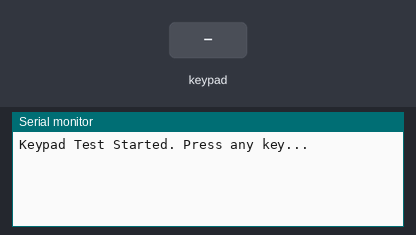
Recording of a sketch running on a simulated Arduino Uno, built with avr-gcc and run on an emulated ATmega328P. Shown: the last lines printed to the serial monitor. The inputs (shaded band) are chosen by the test bench.

Above: at 1.2 s.
1.3 s: key '7' pressed
At 1.8 s:
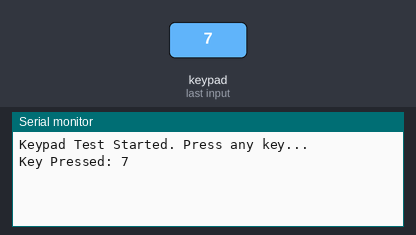
2.8 s: keypad keys 9 8 7 6 * pressed 0.4 s apart
At 5.4 s:
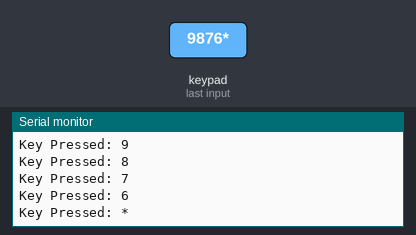
6.3 s: key '/' pressed
At 7.0 s:
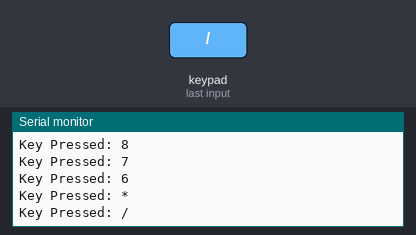
7.8 s: keypad keys 9 8 7 6 = pressed 0.4 s apart
At 10.6 s:
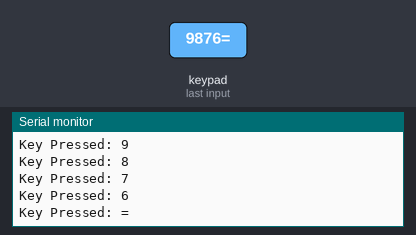
11.3 s: key 'O' pressed
At 11.9 s:
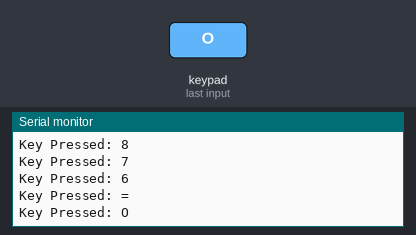
Timing chart, 0 to 13.8 s (numbered marks = the images above; inputs shaded):
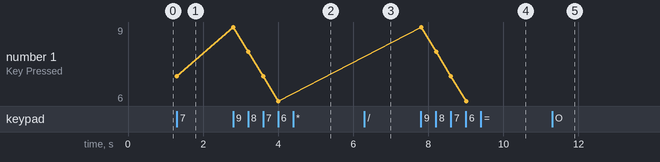

Measured:
- after the input at 1.3 s, the serial monitor: prints a new line at once (image 1)
- after the input at 2.8 s, the serial monitor: prints a new line at once (image 2)
- after the input at 6.3 s, the serial monitor: prints a new line at once (image 3)
- after the input at 7.8 s, the serial monitor: prints a new line at once (image 4)
- after the input at 11.3 s, the serial monitor: prints a new line at once (image 5)
- plotted number 1: 7 → 6 after the input at 2.8 s

The sketch:

KeypadInterface.ino
```cpp
#include<Keypad.h>

const byte ROWS = 4;
const byte COLS = 4;

char keys[ROWS][COLS]={
  {'7','8','9','/'},
  {'4','5','6','*'},
  {'1','2','3','-'},
  {'O','0','=','+'},
};

byte rowPins[ROWS]={9,8,7,6};
byte colPins[COLS]={5,4,3,2};

Keypad customKeypad=Keypad(makeKeymap(keys),rowPins,colPins,ROWS,COLS);

void setup() {
  Serial.begin(9600);
  Serial.println("Keypad Test Started. Press any key...");
}

void loop() {
  char customKey=customKeypad.getKey();
  if(customKey){
    Serial.print("Key Pressed: ");
    Serial.println(customKey);
  }
}
```
